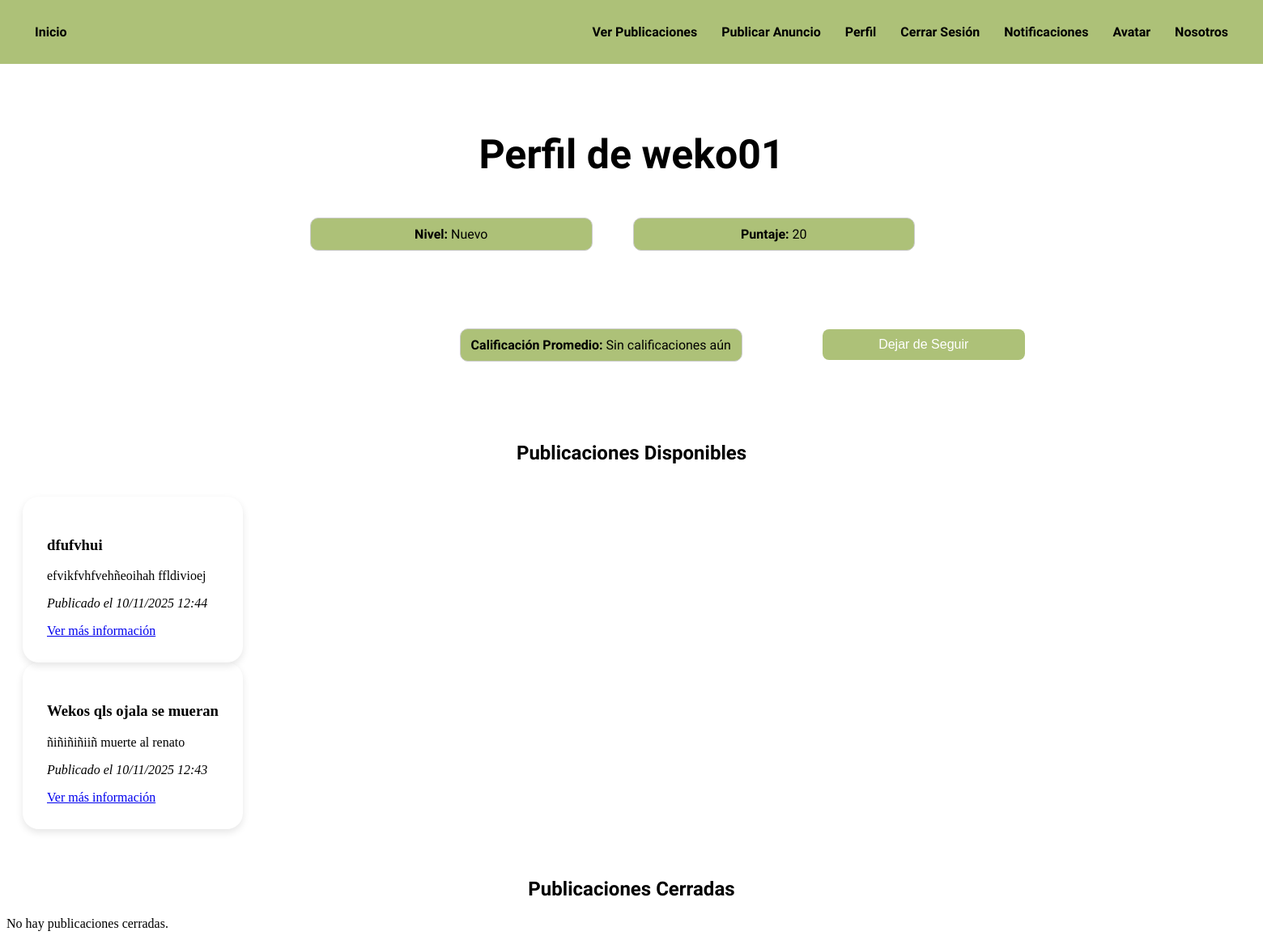
/usuario/weko01/ (signed in), run on the app's committed database.
### BookityApp/models.py (models this page shows, shortened)
class Perfil(models.Model):
    user = models.OneToOneField('auth.User', on_delete=models.CASCADE)
    latitud_defecto = models.FloatField(null=True, blank=True)
    longitud_defecto = models.FloatField(null=True, blank=True)
    radio_marcador_defecto = models.FloatField(default=50)
    puntaje_usuario = models.IntegerField(default=0)
    nivel_usuario = models.CharField(max_length=20, choices=[('Nuevo', 'Nuevo'), ('Medio', 'Medio'), ('KPro', 'KPro')], default='Nuevo')
    promedio_calificaciones = models.FloatField(default=0.0, null=True, blank=True)
    usuarios_seguidos = models.ManyToManyField('self', blank=True)

class Publicacion(models.Model):
    user = models.ForeignKey('auth.User', on_delete=models.CASCADE)
    titulo = models.CharField(max_length=100)
    descripcion = models.TextField()
    contacto = models.CharField(max_length=100)
    tipo = models.CharField(max_length=20, choices=[('Intercambio', 'Intercambio'), ('Donación', 'Donación')], default='Donación')
    fecha_publicacion = models.DateTimeField(auto_now_add=True)
    ubicacion = models.CharField(max_length=100)
    latitud = models.FloatField()
    longitud = models.FloatField()
    radio_marcador = models.FloatField(default=50)
    estado = models.CharField(max_length=20, choices=[('Disponible', 'Disponible'), ('Cerrado', 'Cerrado')], default='Disponible')
    trato_cerrado_con = models.ForeignKey('auth.User', related_name='trato_cerrado_con', on_delete=models.SET_NULL, null=True, blank=True)
    calificacion = models.IntegerField(null=True, blank=True)
    resena = models.TextField(null=True, blank=True)

### BookityApp/views.py (the view, shortened to what this page needs)
# urls.py: path('usuario/<str:username>/', usuarios_perfil, name='usuarios_perfil'),
def usuarios_perfil(request, username):
    usuario = get_object_or_404(User, username=username)
    perfil = get_object_or_404(Perfil, user=usuario)
    publicaciones_cerradas = Publicacion.objects.all().filter(user=usuario, estado='Cerrado').order_by('-fecha_publicacion')
    publicaciones_disponibles = Publicacion.objects.filter(user=usuario, estado='Disponible').order_by('-fecha_publicacion')
    usuario_logeado = get_object_or_404(User, username=request.user.username)
    siguiendo = perfil in usuario_logeado.perfil.usuarios_seguidos.all()
    return render(request, 'BookityApp/usuarios_perfil.html', {'usuario': usuario, 'perfil': perfil, 'publicaciones_cerradas': publicaciones_cerradas, 'publicaciones_disponibles': publicaciones_disponibles, 'siguiendo': siguiendo})

### BookityApp/templates/BookityApp/usuarios_perfil.html (shortened to what this page needs)
{% extends 'BookityApp/base.html' %}
{% block content %}
<h1 style="text-align: center; font-family: 'Sour Gummy', sans-serif;font-size:50px;padding-top: 50px;">Perfil de {{ usuario.username }}</h1>
<div class="ordenar_perfil_otro">
    <p class="item2"><strong>Nivel:</strong> {{ perfil.nivel_usuario }}</p>
    <p class="item2"><strong>Puntaje:</strong> {{ perfil.puntaje_usuario }}</p>
</div>
<div class="ordenar_perfil_otro2">
    <p class="texto_ind"><strong>Calificación Promedio:</strong>
    {% if perfil.promedio_calificaciones %}
        {{ perfil.promedio_calificaciones|floatformat:2 }}
    {% else %}
        Sin calificaciones aún
    {% endif %}
    </p>
    {% if usuario != request.user %}
        <form method="post">
            {% if siguiendo %}
                <button type="submit" name="accion" value="dejar_de_seguir">Dejar de Seguir</button>
            {% else %}
                <button type="submit" name="accion" value="seguir">Seguir</button>
            {% endif %}
        </form>
    {% endif %}
</div>
<h2 style="text-align: center; font-family: 'inder', sans-serif;">Publicaciones Disponibles</h2>
<div class="contenedor-publicaciones1">
    {% if publicaciones_disponibles %}
        <div>
            {% for publicacion in publicaciones_disponibles %}
                <div class="publicacion">
                    <h3>{{ publicacion.titulo }}</h3>
                    <p>{{ publicacion.descripcion|truncatechars:50 }}</p>
                    <p><em>Publicado el {{ publicacion.fecha_publicacion|date:"d/m/Y H:i" }}</em></p>
                    <div>
                        <a href="{% url 'detalle' publicacion.id %}">Ver más información</a>
                    </div>
                </div>
            {% endfor %}
        </div>
    {% else %}
        <p>No hay publicaciones disponibles.</p>
    {% endif %}
</div>
    <h2 style="text-align: center; font-family: 'inder', sans-serif; margin-top: 40px;">Publicaciones Cerradas</h2>
    {% if publicaciones_cerradas %}
        <div>
            {% for publicacion in publicaciones_cerradas %}
                <div class="publicacion">
                    <h3>{{ publicacion.titulo }}</h3>
                    <p>{{ publicacion.descripcion|truncatechars:50 }}</p>
                    <p><em>Publicado el {{ publicacion.fecha_publicacion|date:"d/m/Y H:i" }}</em></p>
                    {% if publicacion.calificacion %}
                        <p><strong>Calificación:</strong> {{ publicacion.calificacion }}</p>
                    {% endif %}
                    <div>
                        <a href="{% url 'detalle' publicacion.id %}">Ver más información</a>
                    </div>
                </div>
            {% endfor %}
        </div>
    {% else %}
        <p>No hay publicaciones cerradas.</p>
    {% endif %}
{% endblock %}

### BookityApp/static/css/styles.css (style rules this page uses)
body { padding-top: 70px; }
form { display: flex; flex-direction: column; align-items: center; justify-content: center; min-height: 25vh; gap: 0px; background-color: white; }
button, input[type="submit"] { width: 250px; padding: 10px; border: none; background-color:#adc178; color: white; border-radius: 8px; font-size: 16px; cursor: pointer; transition: background-color 0.2s ease-in-out; }
.contenedor-publicaciones1 { display: flex; gap: 20px; justify-content: flex-start; padding: 20px; }
.publicacion { background-color: transparent; border: transparent; border-radius: 20px; padding: 30px; box-shadow: 0 4px 10px rgba(0,0,0,0.1); transition: transform 0.2s ease, box-shadow 0.2s ease; }
.publicacion { margin-bottom:0px; margin-top:0px; }
.ordenar_perfil_otro { display: grid; grid-template-columns: repeat(auto-fill, minmax(300px, 1fr)); gap: 50px; width: 100%; align-items: center; box-sizing: border-box; margin-left:375px; font-family: 'inder',sans-serif; }
.ordenar_perfil_otro2 { display: grid; grid-template-columns: repeat(auto-fill, minmax(300px, 1fr)); gap: 50px; width: 100%; align-items: center; box-sizing: border-box; margin-left:560px; font-family: 'inder',sans-serif; }
.item2 { background: #adc178; border: 1px solid #ccc; padding: 10px; text-align: center; border-radius: 10px; height:auto; }
.texto_ind { background: #adc178; border: 1px solid #ccc; padding: 10px; text-align: center; border-radius: 10px; height:auto; }

### data on the page
Perfil: nivel_usuario "Nuevo", puntaje_usuario "20"
Publicacion: titulo "dfufvhui", descripcion "efvikfvhfvehñeoihah ffldivioej", fecha_publicacion "10/11/2025 12:44"
Publicacion: titulo "Wekos qls ojala se mueran", descripcion "ñiñiñiñiiñ muerte al renato", fecha_publicacion "10/11/2025 12:43"

### other printed values
{{ usuario.username }} "weko01"
